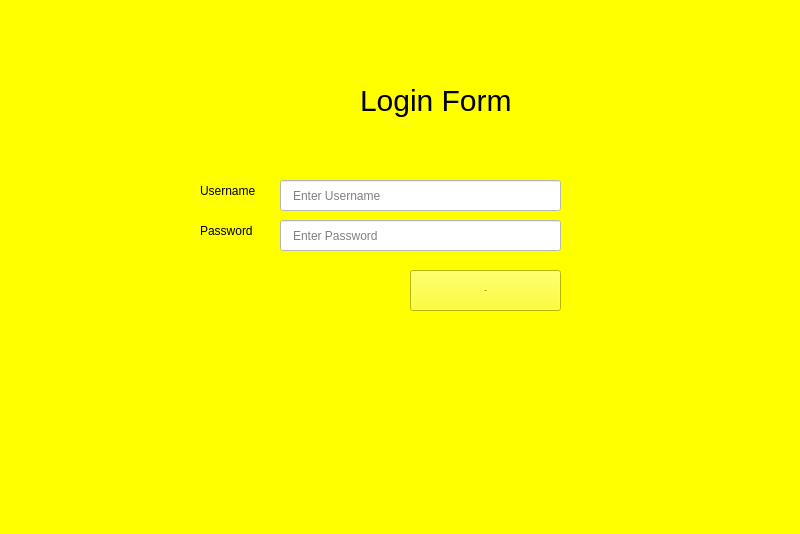
<?xml version="1.0" encoding="UTF-8"?>
<ui version="4.0">
 <class>Form</class>
 <widget class="QWidget" name="Form">
  <property name="enabled">
   <bool>true</bool>
  </property>
  <property name="geometry">
   <rect>
    <x>0</x>
    <y>0</y>
    <width>800</width>
    <height>534</height>
   </rect>
  </property>
  <property name="focusPolicy">
   <enum>Qt::NoFocus</enum>
  </property>
  <property name="windowTitle">
   <string>Login  Pos Inventory</string>
  </property>
  <property name="windowIcon">
   <iconset>
    <normaloff>:/img/trolley.png</normaloff>:/img/trolley.png</iconset>
  </property>
  <property name="autoFillBackground">
   <bool>false</bool>
  </property>
  <property name="styleSheet">
   <string notr="true">QWidget{background-color: rgb(255, 255, 0);/*background-color: rgb(79, 173, 255);*/
max-width:800px;
max-height:600px;
}




 
</string>
  </property>
  <widget class="QLabel" name="label">
   <property name="geometry">
    <rect>
     <x>200</x>
     <y>180</y>
     <width>800</width>
     <height>21</height>
    </rect>
   </property>
   <property name="font">
    <font>
     <pointsize>9</pointsize>
     <weight>50</weight>
     <bold>false</bold>
    </font>
   </property>
   <property name="text">
    <string>Username</string>
   </property>
  </widget>
  <widget class="QLabel" name="label_2">
   <property name="geometry">
    <rect>
     <x>200</x>
     <y>220</y>
     <width>800</width>
     <height>21</height>
    </rect>
   </property>
   <property name="font">
    <font>
     <pointsize>9</pointsize>
     <weight>50</weight>
     <bold>false</bold>
    </font>
   </property>
   <property name="text">
    <string>Password</string>
   </property>
  </widget>
  <widget class="QLineEdit" name="username">
   <property name="geometry">
    <rect>
     <x>280</x>
     <y>180</y>
     <width>281</width>
     <height>31</height>
    </rect>
   </property>
   <property name="styleSheet">
    <string notr="true">background-color: rgb(255, 255, 255);
padding-left:10px;
color:black;</string>
   </property>
   <property name="placeholderText">
    <string>Enter Username</string>
   </property>
  </widget>
  <widget class="QLineEdit" name="password">
   <property name="geometry">
    <rect>
     <x>280</x>
     <y>220</y>
     <width>281</width>
     <height>31</height>
    </rect>
   </property>
   <property name="styleSheet">
    <string notr="true">background-color: rgb(255, 255, 255);
padding-left:10px;
color:black;</string>
   </property>
   <property name="echoMode">
    <enum>QLineEdit::Password</enum>
   </property>
   <property name="placeholderText">
    <string>Enter Password</string>
   </property>
  </widget>
  <widget class="QPushButton" name="loginBtn">
   <property name="geometry">
    <rect>
     <x>410</x>
     <y>270</y>
     <width>151</width>
     <height>41</height>
    </rect>
   </property>
   <property name="font">
    <font>
     <pointsize>-1</pointsize>
    </font>
   </property>
   <property name="styleSheet">
    <string notr="true">background-color: rgb(255, 85, 0);
color:white;
font-size:16px;
border: 1px solid red;
border-radius: 5px;

QPushButton#loginBtn:hover{
background-color: rgb(0, 255, 0)
color:rgb(255, 0, 0);
font-size:16px;
border: 1px solid red;
border-radius: 5px;
}</string>
   </property>
   <property name="text">
    <string>Login</string>
   </property>
  </widget>
  <widget class="QLabel" name="label_3">
   <property name="geometry">
    <rect>
     <x>360</x>
     <y>80</y>
     <width>800</width>
     <height>41</height>
    </rect>
   </property>
   <property name="styleSheet">
    <string notr="true">font-size:30px</string>
   </property>
   <property name="text">
    <string>Login Form</string>
   </property>
  </widget>
  <widget class="QLabel" name="iconLabel">
   <property name="geometry">
    <rect>
     <x>170</x>
     <y>90</y>
     <width>111</width>
     <height>41</height>
    </rect>
   </property>
   <property name="styleSheet">
    <string notr="true"/>
   </property>
   <property name="text">
    <string/>
   </property>
  </widget>
  <widget class="QLabel" name="label_4">
   <property name="geometry">
    <rect>
     <x>170</x>
     <y>80</y>
     <width>141</width>
     <height>61</height>
    </rect>
   </property>
   <property name="text">
    <string/>
   </property>
   <property name="pixmap">
    <pixmap>../images/trolley.png</pixmap>
   </property>
   <property name="scaledContents">
    <bool>true</bool>
   </property>
  </widget>
 </widget>
 <resources>
  <include location="../images/resource.qrc"/>
 </resources>
 <connections/>
</ui>
